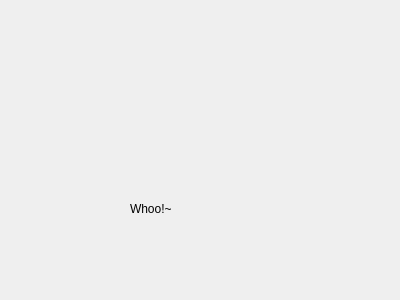
<?xml version="1.0" encoding="UTF-8"?>
<ui version="4.0">
 <class>Profile</class>
 <widget class="QWidget" name="Profile">
  <property name="geometry">
   <rect>
    <x>0</x>
    <y>0</y>
    <width>400</width>
    <height>300</height>
   </rect>
  </property>
  <property name="windowTitle">
   <string>Form</string>
  </property>
  <widget class="QLabel" name="label">
   <property name="geometry">
    <rect>
     <x>130</x>
     <y>200</y>
     <width>67</width>
     <height>17</height>
    </rect>
   </property>
   <property name="text">
    <string>Whoo!~</string>
   </property>
  </widget>
 </widget>
 <resources/>
 <connections/>
</ui>
